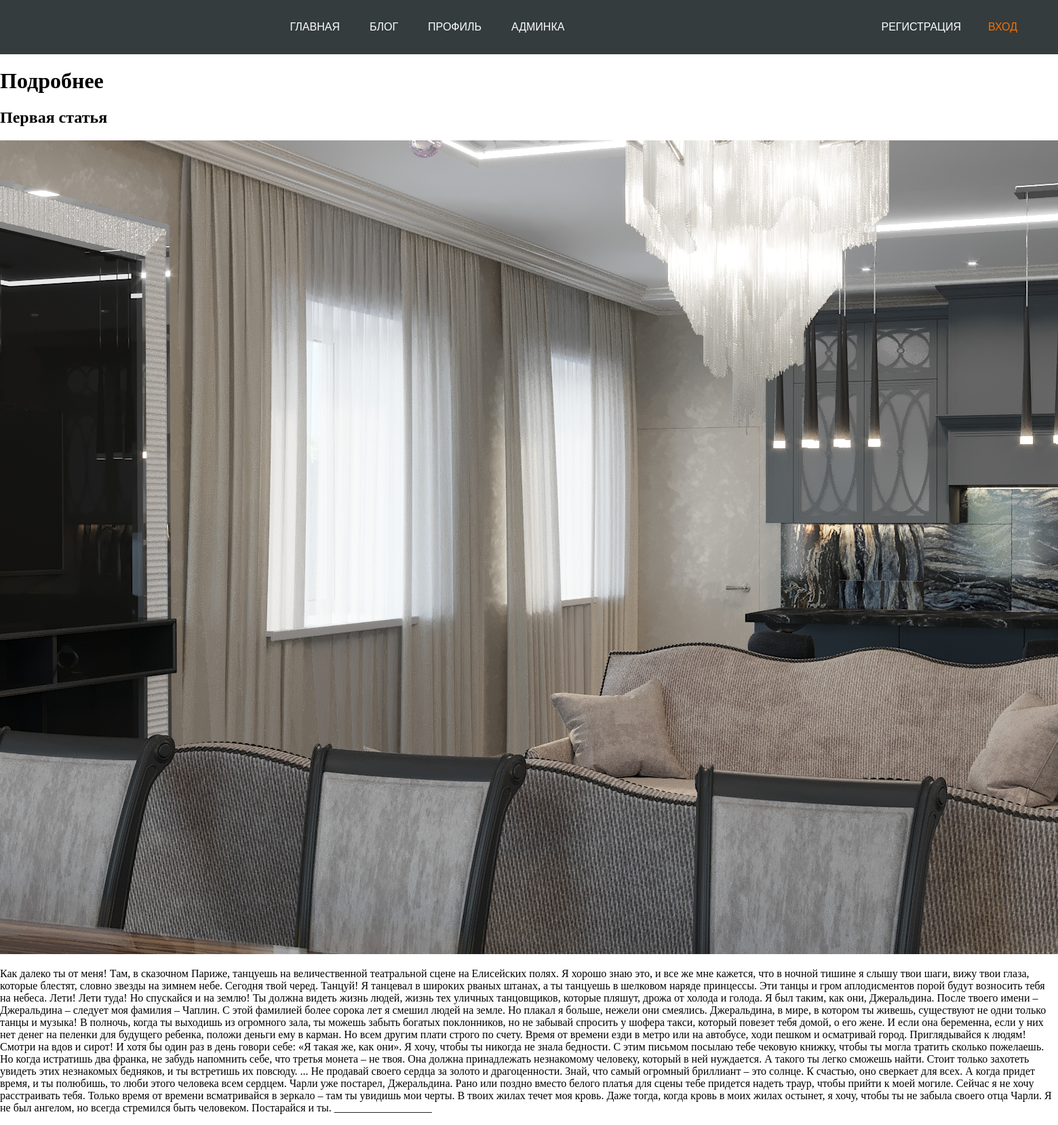
Page /blog/1/ on the committed database.
### blog/models.py (models this page shows, shortened)
class Article(models.Model):
    title = models.CharField('Заголовок',max_length=15)  # Ограниченная строка
    desc= models.TextField('Описание')  # Ограниченная строка
    image= models.ImageField('Изображение',upload_to='blog/image')  # строка по изображению (отдельный тип данных)
    date = models.DateField('Дата')  # Дата
    url = models.URLField('Доп. источник',blank=True)  # Ссылка
    class Meta:
        verbose_name = 'readable'
        verbose_name_plural = 'Статьи'

### blog/views.py (the view)
# urls.py: path('<int:article_id>/', views.detailView, name='detail_in_urls'),
def detailView(request, article_id):
    article = get_object_or_404(Article, pk = article_id)
    return render(request, 'detail/detail.html',{'article_html':article, 'page_name':'Статья','page_style':'detail'})

### blog/templates/detail/detail.html
{% extends 'base.html' %}
{% block content %}
<main>
    <h1>Подробнее</h1>
    <h2>{{ article_html.title }}</h2>
    <img src="{{ article_html.image.url }}" alt="">
    <p>{{ article_html.desc }}</p>
</main>
{% endblock %}

### home/static/base/css/style.css (style rules this page uses)
body { padding:0; margin:0; }

### rows in the picture
Article: title "Первая статья", image (picture), desc "Как далеко ты от меня! Там, в сказочном Париже, танцуешь на величественной театральной сцене на Елисейских полях. Я хорошо знаю это, и все же мне кажется, что в ночной тишине я слышу твои шаги, вижу твои глаза, которые блестят, словно звезды на зимнем небе. Сегодня твой черед. Танцуй! Я танцевал в широких рваных штанах, а ты танцуешь в шелковом наряде принцессы. Эти танцы и гром аплодисментов порой будут возносить тебя на небеса. Лети! Лети туда! Но спускайся и на землю! Ты должна видеть жизнь людей, жизнь тех уличных танцовщиков, которые пляшут, дрожа от холода и голода. Я был таким, как они, Джеральдина. После твоего имени – Джеральдина – следует моя фамилия – Чаплин. С этой фамилией…"
